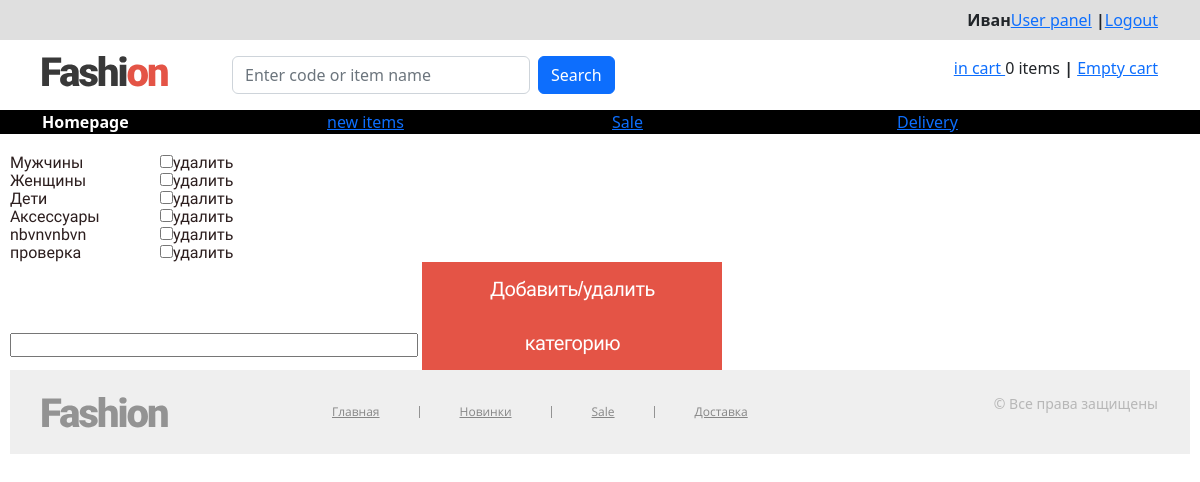
The app's page /categoryslist (signed in) with its own data.
### tables this page shows
CREATE TABLE `categorys` (
  `id` int(11) NOT NULL,
  `name` varchar(45) NOT NULL
);

### src/application/core/view.php (called while the page is built, shortened)
<?php
class View
{
    function generate($content_view, $template_view = null, $data = null, $title_page = null)
    {
        include 'application/views/' . $template_view;
    }
}

### src/application/controllers/controller_categoryslist.php (called while the page is built, shortened)
<?php
class Controller_CategorysList extends Controller {
function __construct()
{
    $this->model = new Model_CategorysList();
}
function action_index()
{
    if ($_SESSION['group'] == 1) {
        $this->model->postData();
        $data = $this->model->categorysList();
    }
    $this->view->generate('categoryslist_view.php', 'template_view.php', $data, 'Администирование');
}
}

### src/application/bootstrap.php (called while the page is built, shortened)
<?php
require_once 'core/view.php';
Route::start();

### src/index.php (called while the page is built, shortened)
<?php
require_once 'application/bootstrap.php';

### src/application/models/model_categoryslist.php (called while the page is built, shortened)
<?php
class Model_CategorysList extends Model{
    function categorysList()
    {
        $db = new Database();
        $pdo = $db->getDatabaseError();
        $data = array();
        $arrayItems = $pdo->prepare("SELECT * FROM categorys;");
        $arrayItems->execute();
        while ($items = $arrayItems->fetch(PDO::FETCH_ASSOC))
            {
                $data[] = [$items['id'],$items['name']];
            }
        return $data;
    }
}

### src/application/views/categoryslist_view.php (the view, shortened to what this page needs)
<div style="width: 100%; min-height: 275px; padding: 10px;">
<div id="content">
    <form class="custom-form" action="/categoryslist" method="POST">
    <div style="display: table; margin-top: 10px; color: #2C1E1E;">
    <?php
    foreach ($data as $value) {
    ?>
    <div style="display: table-row;">
        <div style="margin-left: 10px; width: 150px; display: table-cell;"><?= $value[1] ?></div>
        <div style="margin-left: 10px; width: 90px; display: table-cell;"><input type="checkbox" name="itemsOutput<?= $value[0] ?>" value="<?= $value[0] ?>">удалить</div>
    </div>
    <?php
    }
    ?>
</div>
    <input type="text" size="40" name="category">
    <button class="button" id="addCategoryButton">Добавить/удалить категорию</button>
</form>
</div>

### src/css/style.css (style rules this page uses)
body { display: flex; flex-direction: column; margin: 0 auto; min-height: 100vh; font: 16px/22px "Roboto", sans-serif; color: #787B7F; }
.custom-form { font: 16px/18px "Roboto", sans-serif; }
.button { border: 0; padding: 0; font: inherit; background-color: transparent; display: inline-block; width: 300px; padding: 0 40px; font: 20px/54px "Roboto", sans-serif; letter-spacing: -.5px; color: #fff; background-color: #E45446; text-align: center; cursor: pointer; }

### records on screen
categorys: name "Мужчины"
categorys: name "Женщины"
categorys: name "Дети"
categorys: name "Аксессуары"
categorys: name "nbvnvnbvn"
categorys: name "проверка"

### other values on screen
$currentLogin "Иван"
